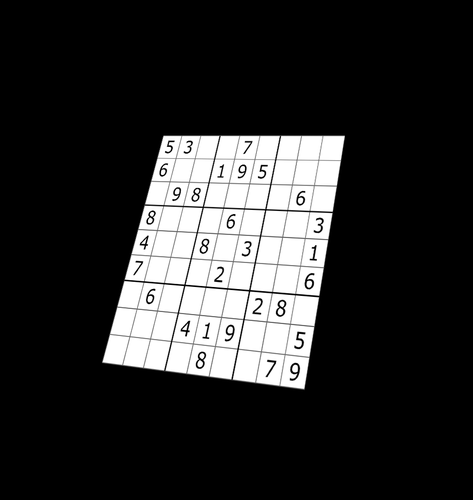
#> input picture Untitled-1.png, 473 x 500 px, shrunk from 908 x 960 before the run
$ python test.py
#> lines starting #> are read from the running program, lines starting #| are printed output that depends on the picture
#> further down, img is the input picture: shape (500, 473, 3); mean B, G, R 46, 46, 46
import cv2
import  pytesseract
import numpy as np
import  time
def haarCascade(img) :
    time.sleep(2)
    return cv2.imread("C:/Users/Admin/Documents/GitHub/python/xla/demo.png")

def generate_text(img):
    image = np.array(img)
    # [4 lines of commented-out code are left out]
    concateImg = np.concatenate((image, image), axis=1)
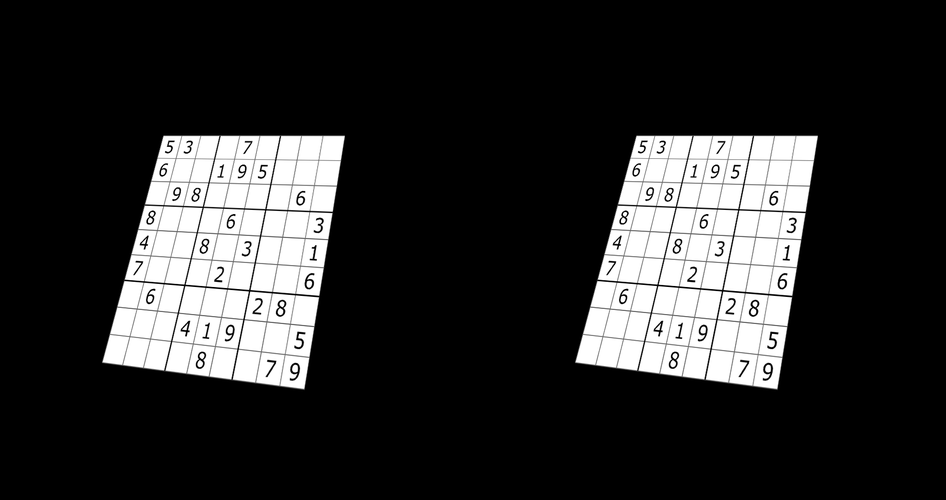
#> concateImg: shape (500, 946, 3); mean R, G, B 46, 46, 46
    concateImg = np.concatenate((concateImg, image), axis=1)
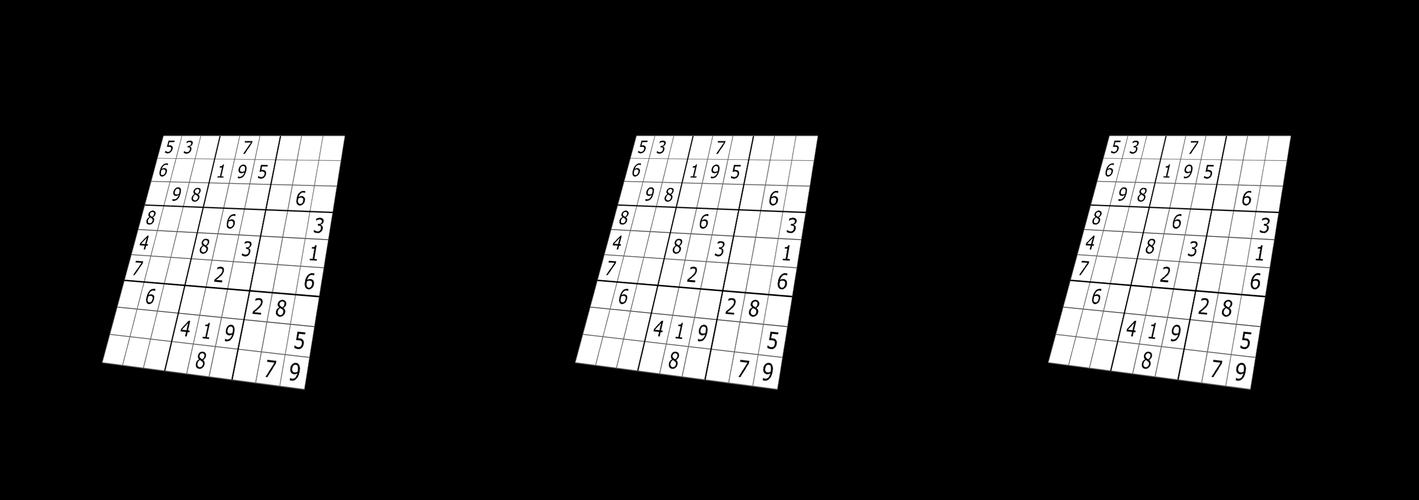
#> concateImg: shape (500, 1419, 3); mean R, G, B 46, 46, 46
    concateImg = np.concatenate((concateImg, image), axis=1)
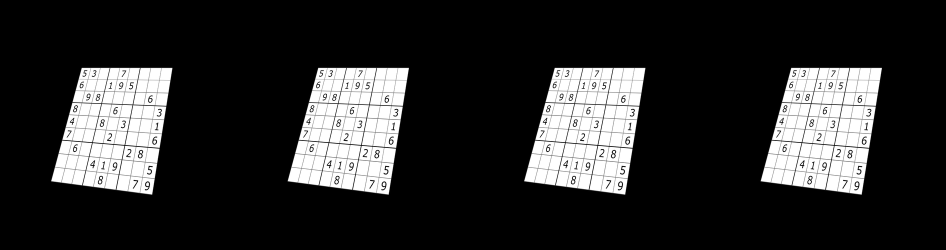
#> concateImg: shape (500, 1892, 3) (shown at 1/2 size); mean R, G, B 46, 46, 46
    concateImg = np.concatenate((concateImg, image), axis=1)
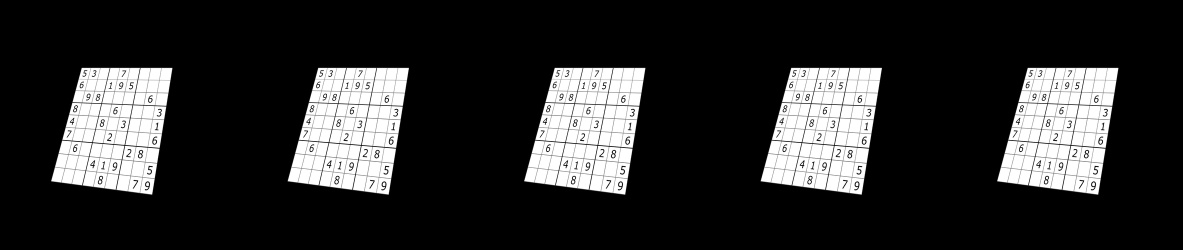
#> concateImg: shape (500, 2365, 3) (shown at 1/2 size); mean R, G, B 46, 46, 46
    concateImg = np.concatenate((concateImg, image), axis=1)
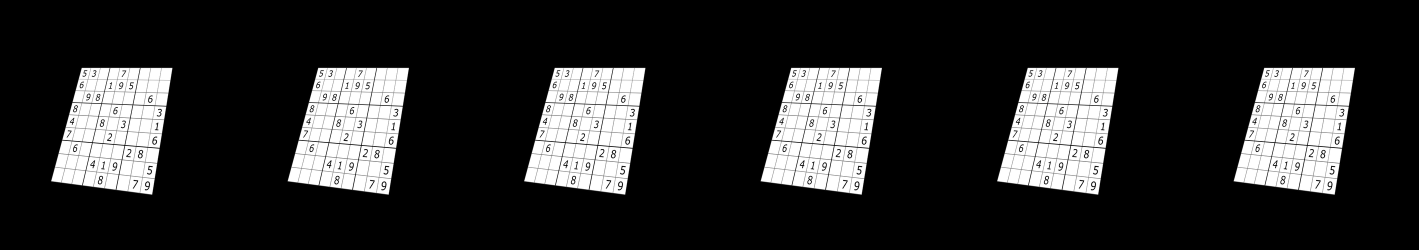
#> concateImg: shape (500, 2838, 3) (shown at 1/2 size); mean R, G, B 46, 46, 46
    return pytesseract.image_to_string(concateImg)

pytesseract.pytesseract.tesseract_cmd ="D:\\SteamGame\\New folder\\tesseract.exe"
img = cv2.imread('Untitled-1.png')
img = cv2.cvtColor(img, cv2.COLOR_BGR2RGB)
print(generate_text(img))
#> (the call stopped at in generate_text, `return pytesseract.image_to_string(concateImg)`: pytesseract is not available in this run)

def generate_text(img):
    gray = np.array(img)
    gray = 255 * (gray < 128).astype(np.uint8)  # To invert the text to white
    coords = cv2.findNonZero(gray)  # Find all non-zero points (text)
    x, y, w, h = cv2.boundingRect(coords)  # Find minimum spanning bounding box
    image = img[y - 15:y + h + 15, x - 15:x + w + 15]
    concateImg = np.concatenate((image, image), axis=1)
    concateImg = np.concatenate((concateImg, image), axis=1)
    concateImg = np.concatenate((concateImg, image), axis=1)
    concateImg = np.concatenate((concateImg, image), axis=1)
    concateImg = np.concatenate((concateImg, image), axis=1)
    return pytesseract.image_to_string(concateImg)
